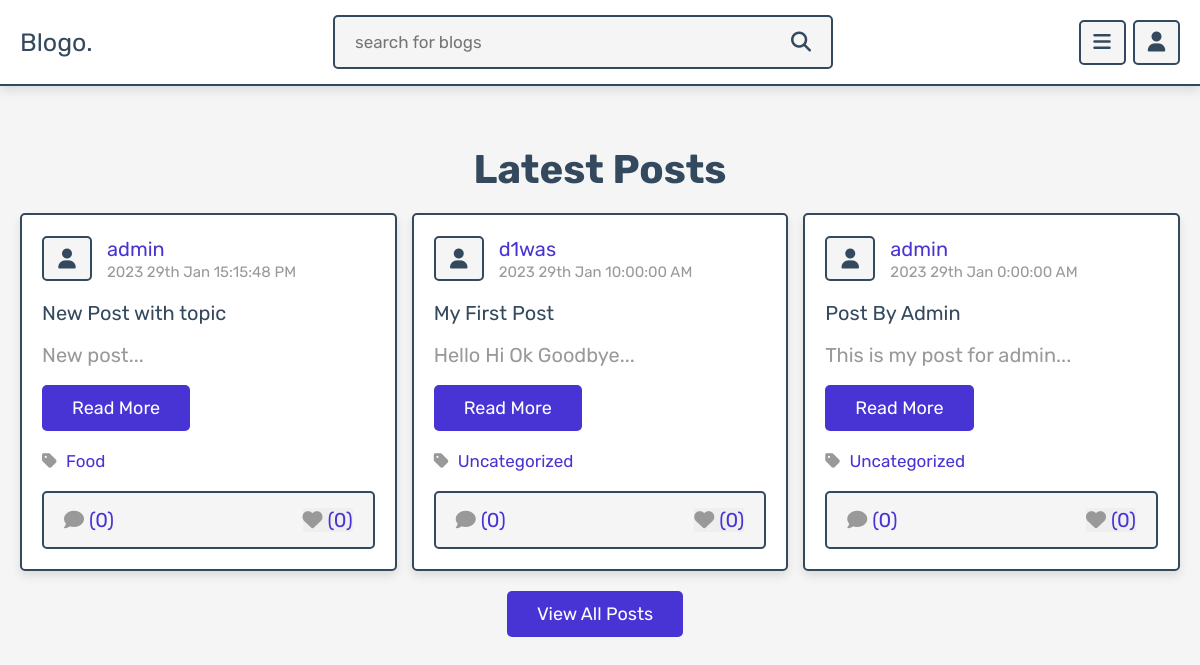
The app's page /home.php with its own data.
### tables this page shows
CREATE TABLE `posts` (
  `id` int(100) NOT NULL,
  `admin_id` int(100) NOT NULL,
  `name` varchar(100) NOT NULL,
  `title` varchar(100) NOT NULL,
  `content` varchar(10000) NOT NULL,
  `category` varchar(50) NOT NULL,
  `image` varchar(100) NOT NULL,
  `date` datetime NOT NULL DEFAULT current_timestamp(),
  `status` varchar(10) NOT NULL,
  `topic_id` int(12) NOT NULL
);

CREATE TABLE `topics` (
  `id` int(11) NOT NULL,
  `name` varchar(255) NOT NULL,
  `code` varchar(11) NOT NULL
);

### home.php (the view, shortened to what this page needs)
<?php
include 'components/connect.php';
if(isset($_SESSION['user_id'])){
   $user_id = $_SESSION['user_id'];
}else{
   $user_id = '';
};
?>
<!DOCTYPE html>
<html lang="en">
<head>
   <link rel="stylesheet" href="https://cdnjs.cloudflare.com/ajax/libs/font-awesome/6.1.1/css/all.min.css">
   <link rel="stylesheet" href="css/style.css">
</head>
<body>
<?php include 'components/user_header.php'; ?>
<section class="home-grid">
</section>
<section class="posts-container">
   <h1 class="heading">latest posts</h1>
   <div class="box-container">
      <?php
         $select_posts = $conn->prepare("SELECT * FROM `posts` WHERE status = ? ORDER BY date DESC LIMIT 6  ");
         $select_posts->execute(['active']);
         if($select_posts->rowCount() > 0){
            while($fetch_posts = $select_posts->fetch(PDO::FETCH_ASSOC)){
               $post_id = $fetch_posts['id'];
               $topic_id = $fetch_posts['topic_id'];
               $topic = $conn->prepare("SELECT * FROM `topics` WHERE id = ?");
               $topic->execute([$topic_id]);
               $topic = $topic->fetch();
               $count_post_comments = $conn->prepare("SELECT * FROM `comments` WHERE post_id = ?");
               $count_post_comments->execute([$post_id]);
               $total_post_comments = $count_post_comments->rowCount();
               $count_post_likes = $conn->prepare("SELECT * FROM `likes` WHERE post_id = ?");
               $count_post_likes->execute([$post_id]);
               $total_post_likes = $count_post_likes->rowCount();
               $confirm_likes = $conn->prepare("SELECT * FROM `likes` WHERE user_id = ? AND post_id = ?");
               $confirm_likes->execute([$user_id, $post_id]);
      ?>
      <form class="box" method="post">
         <div class="post-admin">
            <i class="fas fa-user"></i>
            <div>
               <a href="author_posts.php?author=<?= $fetch_posts['name']; ?>"><?= $fetch_posts['name']; ?></a>
               <div><?= date_format(date_create($fetch_posts['date']), "Y jS M G:i:s A"); ?></div>
            </div>
         </div>
         <div class="post-title"><?= $fetch_posts['title']; ?></div>
         <div class="post-content content-150"><?= $fetch_posts['content']; ?></div>
         <a href="view_post.php?post_id=<?= $post_id; ?>" class="inline-btn">read more</a>
         <a href="category.php?category=<?= $topic ? $topic['id'] : 0; ?>" class="post-cat"> <i class="fas fa-tag"></i> <span><?= $topic ? $topic['name'] : 'Uncategorized'; ?></span></a>
         <div class="icons">
            <a href="view_post.php?post_id=<?= $post_id; ?>"><i class="fas fa-comment"></i><span>(<?= $total_post_comments; ?>)</span></a>
            <button type="submit" name="like_post"><i class="fas fa-heart" style="<?php if($confirm_likes->rowCount() > 0){ echo 'color:var(--red);'; } ?>  "></i><span>(<?= $total_post_likes; ?>)</span></button>
         </div>
      </form>
      <?php
         }
      }else{
         echo '<p class="empty">no posts added yet!</p>';
      }
      ?>
   </div>
   <div class="more-btn" style="text-align: center; margin-top:1rem;">
      <a href="posts.php" class="inline-btn">view all posts</a>
   </div>
</section>
</body>
</html>

### components/user_header.php (shortened to what this page needs)
<header class="header">
   <section class="flex">
      <a href="home.php" class="logo">Blogo.</a>
      <form action="search.php" method="POST" class="search-form">
         <input type="text" name="search_box" class="box" maxlength="100" placeholder="search for blogs" required>
         <button type="submit" class="fas fa-search" name="search_btn"></button>
      </form>
      <div class="icons">
         <div id="menu-btn" class="fas fa-bars"></div>
         <div id="user-btn" class="fas fa-user"></div>
      </div>
   </section>
</header>

### css/style.css (style rules this page uses)
:root { --main-color:#4834d4; --red:#e74c3c; --orange:#f39c12; --black:#34495e; --white:#fff; --light-bg:#f5f5f5; --light-color:#999; --border:.2rem solid var(--black); --box-shadow:0 .5rem 1rem rgba(0,0,0,.1); }
* { font-family: 'Rubik', sans-serif; margin:0; padding:0; box-sizing: border-box; outline: none; border:none; text-decoration: none; }
html { font-size: 62.5%; overflow-x: hidden; scroll-behavior: smooth; scroll-padding-top: 7rem; }
body { background-color: var(--light-bg); padding-bottom: 7rem; }
section { padding:2rem; margin: 0 auto; max-width: 1200px; }
.btn, .delete-btn, .option-btn, .inline-btn, .inline-option-btn, .inline-delete-btn { margin-top: 1rem; border-radius: .5rem; cursor: pointer; font-size: 1.8rem; color:var(--white); padding:1.2rem 3rem; text-transform: capitalize; text-align: center; }
.inline-btn, .inline-option-btn, .inline-delete-btn { display: inline-block; margin-right: 1rem; }
.inline-btn, .btn { background-color: var(--main-color); }
.heading { margin-bottom: 2rem; text-align: center; font-size: 4rem; color:var(--black); text-transform: capitalize; }
.header { background-color: var(--white); box-shadow: var(--box-shadow); border-bottom: var(--border); position: sticky; top:0; left:0; right: 0; z-index: 1000; }
.header .flex { display: flex; align-items: center; gap:1.5rem; justify-content: space-between; position: relative; padding:1.5rem 2rem; }
.header .flex .logo { font-size: 2.5rem; color:var(--black); }
.header .flex .search-form { border:var(--border); border-radius: .5rem; background-color: var(--light-bg); display: flex; gap:2rem; padding:1.5rem 2rem; width: 50rem; }
.header .flex .search-form .box { width: 100%; background: none; font-size: 1.7rem; color:var(--black); }
.header .flex .search-form .fa-search { font-size: 2rem; cursor: pointer; color:var(--black); background: none; }
.header .flex .icons div { font-size: 2rem; color:var(--black); cursor: pointer; margin-left: .5rem; height: 4.5rem; width: 4.7rem; line-height: 4rem; border:var(--border); background-color: var(--light-bg); border-radius: .5rem; border-radius: .5rem; text-align: center; }
.posts-container .box-container { display: grid; grid-template-columns: repeat(auto-fit, minmax(33rem, 1fr)); gap:1.5rem; align-items: flex-start; justify-content: center; }
.posts-container .box-container .box { border:var(--border); box-shadow: var(--box-shadow); border-radius: .5rem; background-color: var(--white); padding:2rem; overflow: hidden; }
.posts-container .box-container .box .post-admin { display: flex; align-items: center; gap:1.5rem; margin-bottom: 2rem; }
.posts-container .box-container .box .post-admin i { text-align: center; height: 4.5rem; width: 5rem; line-height: 4.2rem; font-size: 2rem; border:var(--border); border-radius: .5rem; background-color: var(--light-bg); color:var(--black); }
.posts-container .box-container .box .post-admin a { font-size: 2rem; color:var(--main-color); }
.posts-container .box-container .box .post-admin div { font-size: 1.5rem; margin-top: .2rem; color:var(--light-color); }
.posts-container .box-container .box .post-title { font-size: 2rem; color:var(--black); overflow: hidden; text-overflow: ellipsis; white-space: nowrap; margin-bottom: 1rem; }
.posts-container .box-container .box .post-content { font-size: 2rem; line-height: 1.5; padding:.5rem 0; color:var(--light-color); white-space: pre-line; }
.posts-container .box-container .box .post-content::after { content: '...'; }
.posts-container .box-container .box .post-cat { display: block; margin-top: 2rem; font-size: 1.7rem; }
.posts-container .box-container .box .post-cat i { margin-right: .5rem; color:var(--light-color); }
.posts-container .box-container .box .post-cat { color:var(--main-color); }
.posts-container .box-container .box .icons { display: flex; align-items: center; justify-content: space-between; gap:1rem; background-color: var(--light-bg); border-radius: .5rem; padding:1.5rem 2rem; border:var(--border); margin-top: 2rem; }
.posts-container .box-container .box .icons button { cursor: pointer; }
.posts-container .box-container .box .icons i { margin-right:.5rem; font-size:2rem; color:var(--light-color); }
.posts-container .box-container .box .icons span { font-size: 2rem; color:var(--main-color); }

### records on screen
posts: name "admin", date "2023 29th Jan 15:15:48 PM", title "New Post with topic", content "New post", topic.name "Food", total_post_comments "0", total_post_likes "0"
posts: name "d1was", date "2023 29th Jan 10:00:00 AM", title "My First Post", content "Hello Hi Ok Goodbye", shows "Uncategorized", total_post_comments "0", total_post_likes "0"
posts: name "admin", date "2023 29th Jan 0:00:00 AM", title "Post By Admin", content "This is my post for admin", shows "Uncategorized", total_post_comments "0", total_post_likes "0"
